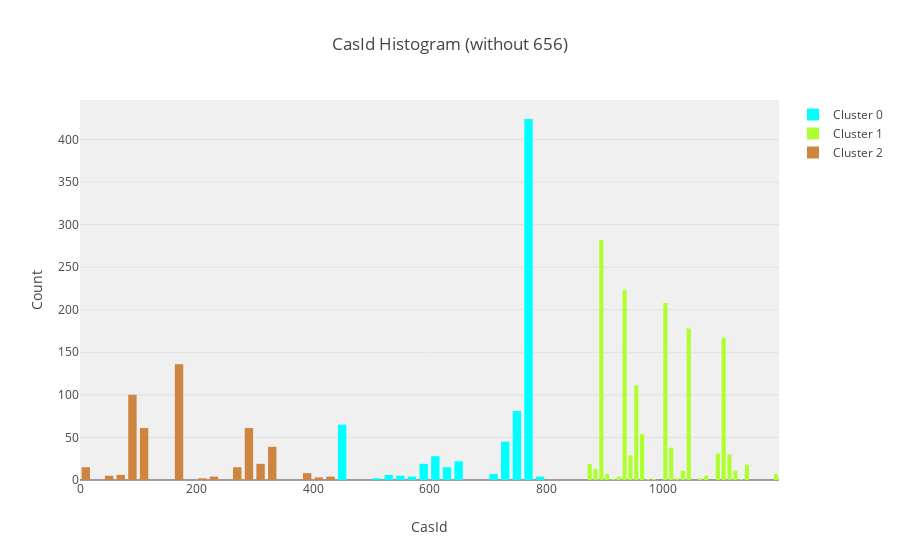

Notebook code for this chart:
### Code cell
# Get CasId histogram filled by the color of its cluster.
data_plot = []
for c in range(max(clusters) + 1) :
    data_plot.append(
        go.Histogram(
            x = data_without_656[CASID_COLUMN][clusters == c].values,
            name = 'Cluster ' + str(c),
            marker = dict(
                color = COLOR_MAP[c]
            )
        )
    )

layout = go.Layout(
    title='CasId Histogram (without 656)',
    xaxis=dict(
        title='CasId'
    ),
    yaxis=dict(
        title='Count'
    ),
    bargap=0.2,
    bargroupgap=0.1,
    showlegend=True,
    barmode='overlay',
    plot_bgcolor='rgba(240,240,240, 0.95)'
)

fig = go.Figure(data=data_plot, layout=layout)
offline.iplot(fig)
pio.write_image(fig, get_path('histogram_casid_without656'))
Image(get_path('histogram_casid_without656'))

### Figure 1 — Plotly figure (JSON) as saved in the notebook; plotly's stock layout.template omitted (floating-point values rounded to 4 significant figures; data arrays with more than 128 entries replaced by an {"elided": "..."} marker saying what was removed)
{"data": [{"marker": {"color": "aqua"}, "name": "Cluster 0", "type": "histogram", "uid": "7d75e0f7-4301-4ea2-b585-8fb13c76a83f", "x": {"elided": "730 int values"}}, {"marker": {"color": "greenyellow"}, "name": "Cluster 1", "type": "histogram", "uid": "d4acbcc4-d1f1-4fc0-8391-35dbf56007d2", "x": {"elided": "1454 int values"}}, {"marker": {"color": "peru"}, "name": "Cluster 2", "type": "histogram", "uid": "0795b771-cebf-4b3c-b1c7-3bb09b5ecfc9", "x": {"elided": "478 int values"}}], "layout": {"bargap": 0.2, "bargroupgap": 0.1, "barmode": "overlay", "plot_bgcolor": "rgba(240,240,240, 0.95)", "showlegend": true, "title": {"text": "CasId Histogram (without 656)"}, "xaxis": {"title": {"text": "CasId"}}, "yaxis": {"title": {"text": "Count"}}}}
